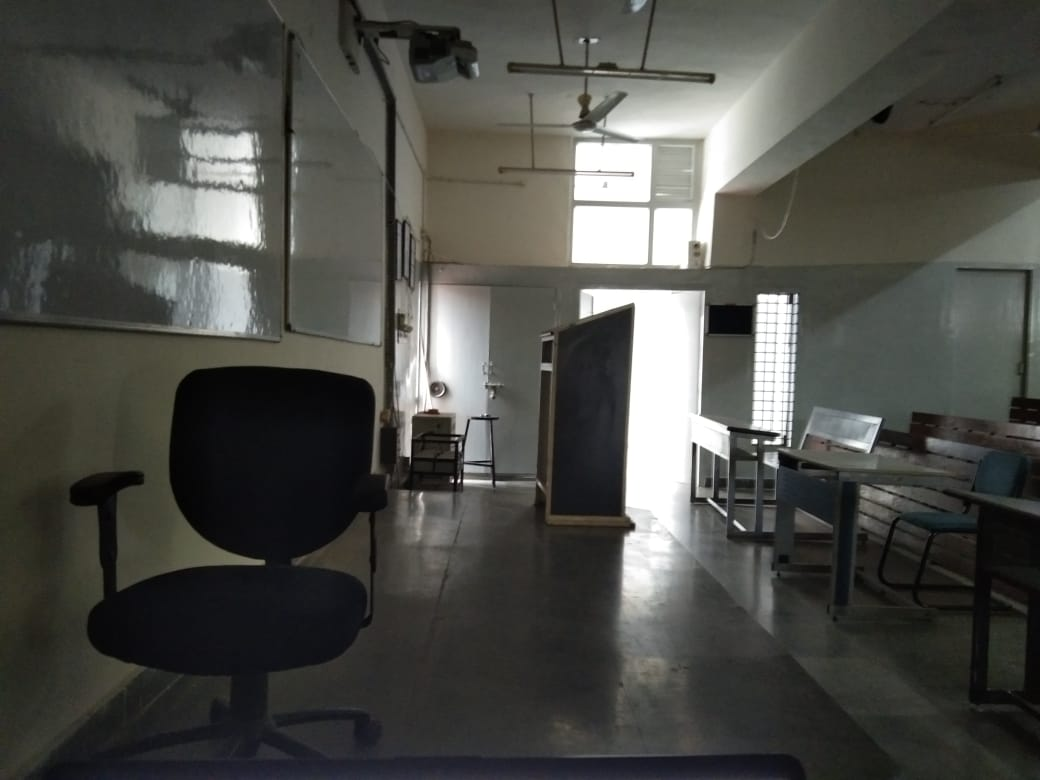
#> input picture images/left.jpg, 1040 x 780 px
$ python '5_ImageArithmetics&Logic.py'
#> lines starting #> are read from the running program, lines starting #| are printed output that depends on the picture
"""
This code reads two images, adds them together in different ways, displays the result of the weighted addition,
and contains commented code that, if uncommented, would overlay one image onto another.
The process continues until a key is pressed.
"""


import cv2
import numpy as np


img1 = cv2.imread('images/left.jpg', cv2.IMREAD_COLOR)
#> img1 is the input picture: shape (780, 1040, 3); mean B, G, R 71.6, 76.2, 75.8
img2 = cv2.imread('images/right.jpg', cv2.IMREAD_COLOR)
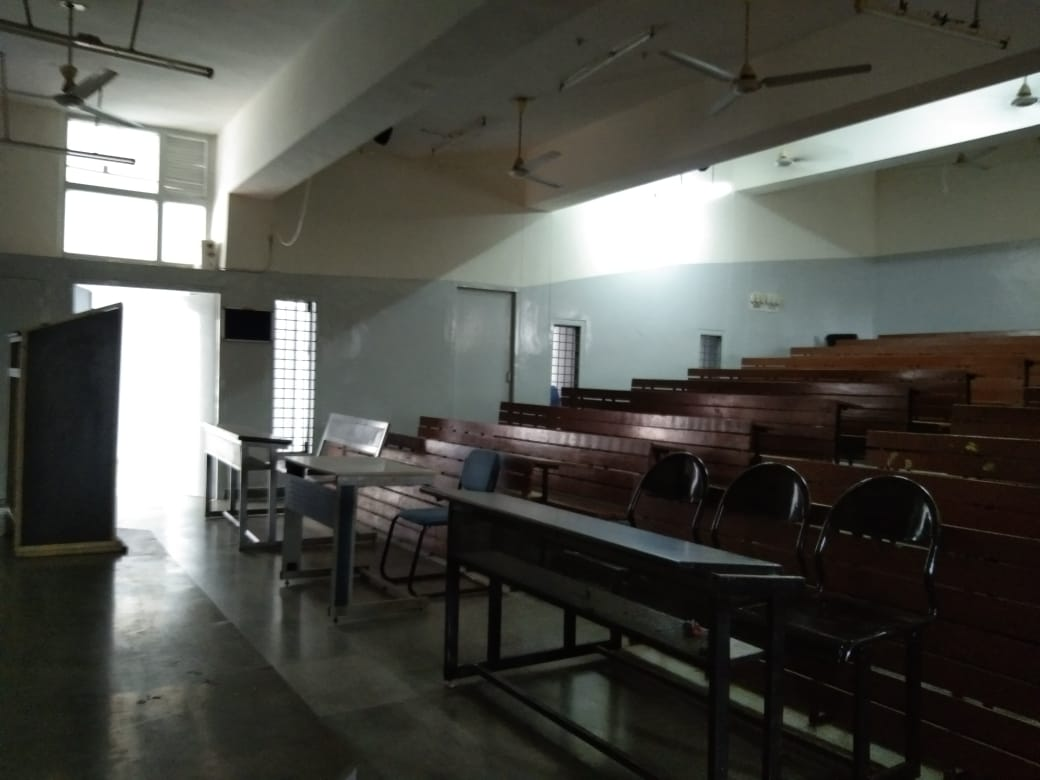
#> input picture images/right.jpg, 1040 x 780 px
#> img2 is the input picture: shape (780, 1040, 3); mean B, G, R 74.6, 80.3, 80

add = img1 + img2                 # Simply add the images while keeping their opaqueness intact
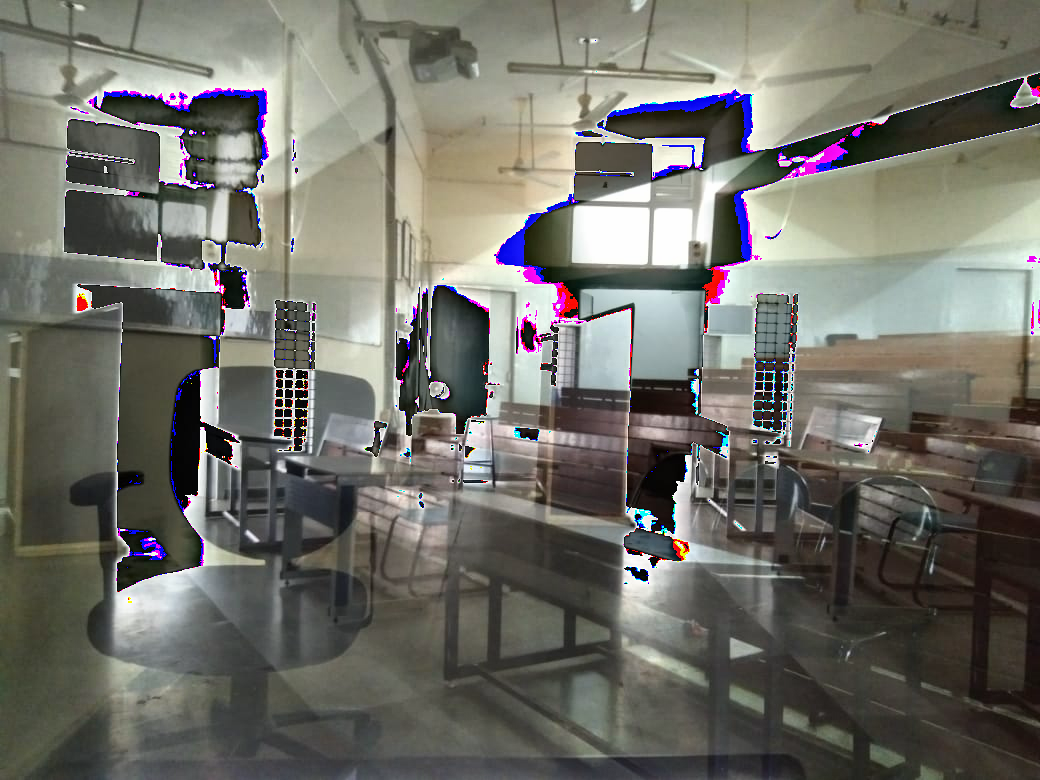
#> add: shape (780, 1040, 3); mean B, G, R 104.7, 111.7, 112.5

add = cv2.add(img1, img2)         # Add the color values of the pixel in the area
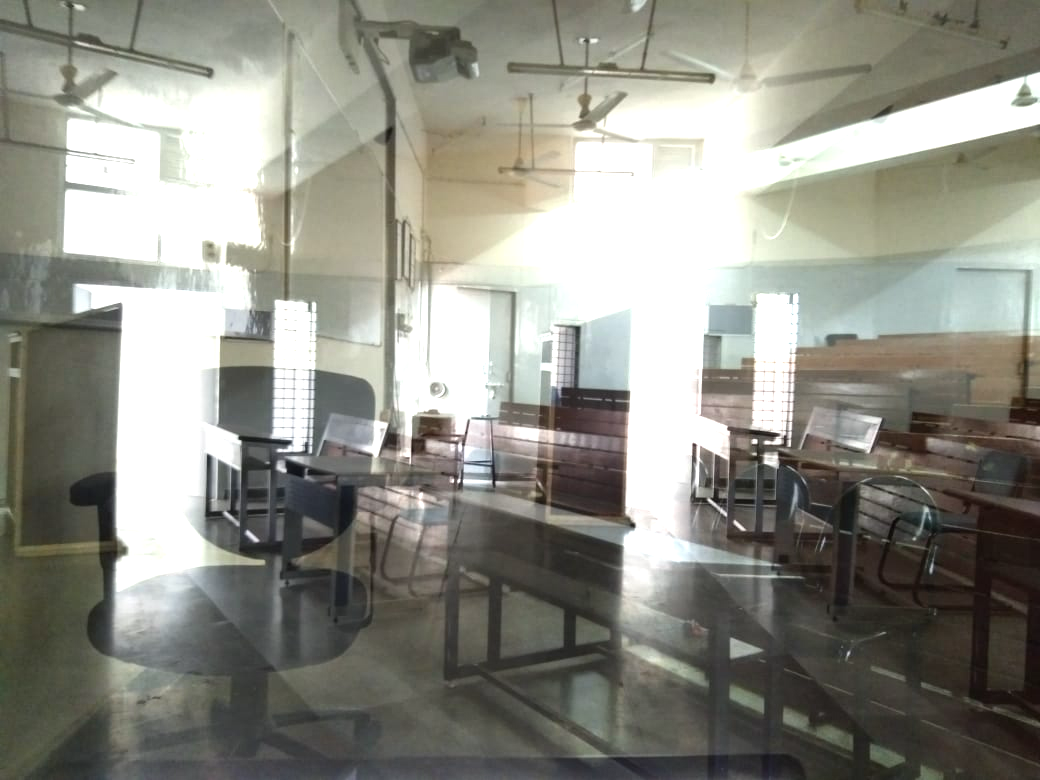
#> add: shape (780, 1040, 3); mean B, G, R 133.9, 142.8, 142.8

weighted = cv2.addWeighted(img1, 0.5, img2, 0.5, 0)         # opaqueness can be affected and added in the image so produced
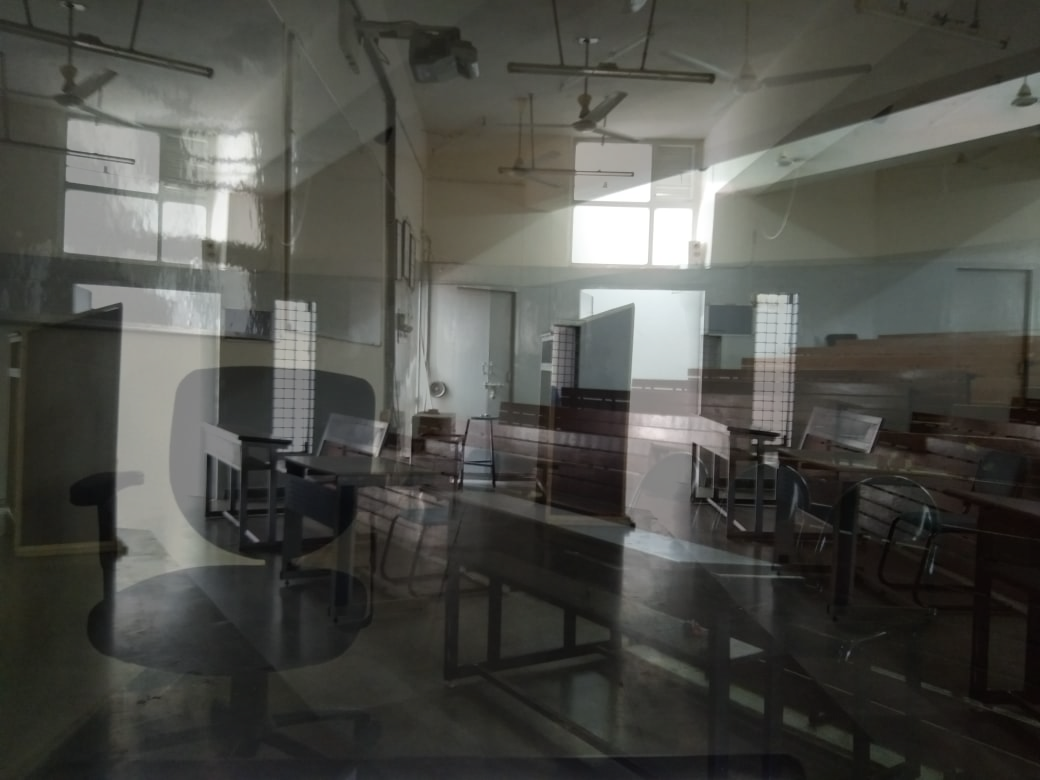
#> weighted: shape (780, 1040, 3); mean B, G, R 73.1, 78.2, 77.9

cv2.imshow('AddedImages', weighted)


"""
img2 = cv2.imread('MYLOGO.jpg')
img1 = cv2.imread('imageSRC2.jpg')


rows, cols, channels = img2.shape
roi = img2[0:rows, 0:cols]

img2gray = cv2.cvtColor(img2, cv2.COLOR_BGR2GRAY)
ret, mask = cv2.threshold(img2gray, 220, 250, cv2.THRESH_BINARY_INV)


mask_inv = cv2.bitwise_not(mask)    # bitwise = low-level logical operation (AND / OR / NOT / XOR)
img1_bg = cv2.bitwise_and(roi, roi, mask=mask_inv)
img2_fg = cv2.bitwise_and(img2, img2, mask=mask)

dst = cv2.add(img1_bg, img2_fg)
img1[0:rows,0:cols] = dst

cv2.imshow('res', img1)
cv2.imshow('mask_inv', mask_inv)
cv2.imshow('img1_bg', img1_bg)
cv2.imshow('img2_fg', img2_fg)
cv2.imshow('dst', dst)


#cv2.imshow('mask', mask)  shows the image with the mask
"""

cv2.waitKey(0)
cv2.destroyAllWindows()
